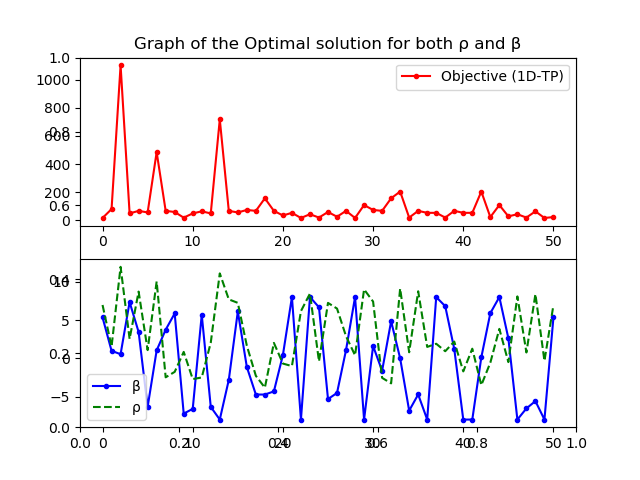

This figure's Python source:
import os
import tkinter
from tkinter import *
from tkinter import messagebox
from tkinter.filedialog import askopenfilename


import numpy as np
import matplotlib.pyplot as plt
import random
import math


try:
    if not os.path.exists("generated/upper/optimization"):
        os.makedirs("generated/upper/optimization")

except OSError:
    print('Error: Creating Folder1')

try:
    if not os.path.exists("generated/lower/optimization"):
        os.makedirs("generated/lower/optimization")

except OSError:
    print('Error: Creating Folder1')

try:
    if not os.path.exists("generated/bestObjective/optimization"):
        os.makedirs("generated/bestObjective/optimization")

except OSError:
    print('Error: Creating Folder1')


try:
    if not os.path.exists("generated/left/optimization"):
        os.makedirs("generated/left/optimization")

except OSError:
    print('Error: Creating Folder1')

try:
    if not os.path.exists("generated/center/optimization"):
        os.makedirs("generated/center/optimization")

except OSError:
    print('Error: Creating Folder1')

try:
    if not os.path.exists("generated/right/optimization"):
        os.makedirs("generated/right/optimization")

except OSError:
    print('Error: Creating Folder1')



try:
    if not os.path.exists("generated/upperFeature/optimization"):
        os.makedirs("generated/upperFeature/optimization")

except OSError:
    print('Error: Creating Folder1')

try:
    if not os.path.exists("generated/lowerFeature/optimization"):
        os.makedirs("generated/lowerFeature/optimization")

except OSError:
    print('Error: Creating Folder1')

try:
    if not os.path.exists("generated/sms/optimization"):
        os.makedirs("generated/sms/optimization")

except OSError:
    print('Error: Creating Folder1')






mainDisplay = tkinter.Tk()
mainDisplay.geometry("850x600")

mainDisplay.title('A novel feature extraction approach in SMS spam filtering for mobile communication: One-Dimensional ternary patterns')

main1 = PanedWindow()
main1.pack(fill=BOTH, expand=1)

main2 = PanedWindow(main1, orient=VERTICAL)
main2.configure(background="green")
main3 = PanedWindow()

text = Text(main2, height=1, width=35)
text.insert(INSERT, "Select File...")
text.place(x=10, y=10)

var = StringVar()
selectLabel = Label(main2, textvariable=var, relief=FLAT)
var.set("<-- Click on Browse File Button to select Message \nfile. it must be in .txt format")
selectLabel.place(x=380, y=8)
var = StringVar()
selectLabel = Label(main2, textvariable=var, relief=FLAT)
var.set("--> ρ")
selectLabel.place(x=650, y=10)

textP = Text(main2, height=1, width=5)
textP.insert(INSERT, "8")
textP.place(x=688, y=10)

var = StringVar()
selectLabel = Label(main2, textvariable=var, relief=FLAT)
var.set("-->β")
selectLabel.place(x=750, y=10)

textB = Text(main2, height=1, width=5)
textB.insert(INSERT, "6")
textB.place(x=788, y=10)

textSMS = Text(main2, height=5, width=103)
textSMS.insert(INSERT, "")
textSMS.place(x=10, y=40)


main1.add(main2)
#Function to Select SMS file (txt) and display it content(s)

global originalSMS
def displayBrowser():
    global originalSMS
    # Tk().withdraw() # we don't want a full GUI, so keep the root window from appearing
    text.delete('1.0', END)
    text.place(x=10, y=10)
    textSMS.delete('1.0', END)
    textSMS.place(x=10, y=40)
    filename = askopenfilename()

    import os, fnmatch
    pattern = "*.txt"

    if fnmatch.fnmatch(filename, pattern):
        text.insert(INSERT, filename)
        text.place(x=10, y=10)
        main1.add(main2)
        raw = open(filename, "r")  # Get the name of file from here to generate txt file
        mess = raw.read()
        textSMS.insert(INSERT, mess)
        originalSMS = mess
    else:
        text.insert(INSERT, "Select File...")
        text.place(x=10, y=10)
        main1.add(main2)
        messagebox.showwarning('Error Message', 'File must be a text file')


# global P
# P = int(textP.get('1.0', END))
upFeaturesList, lowFeaturesList = [], []


#Function were unwanted characters were removed
def removeUnwanterSpace():
    # Start initial value for B and P
    x_start = [int(textP.get('1.0', END)), int(textB.get('1.0', END))]
    global originalSMS
    # Remove all flux from the SMS
    originalSMS = originalSMS.replace(" ", "")
    showSMS = "The given Message: ", originalSMS, " with length: ", len(originalSMS)
    # Set the initial value of P
    textUnwanterSpace = Text(main2, height=5, width=103)
    textUnwanterSpace.insert(INSERT, showSMS)
    textUnwanterSpace.place(x=10, y=170)

    # Design variables at mesh points
    i1 = np.arange(-10.0, 10.0, 0.01)
    i2 = np.arange(-10.0, 10.0, 0.01)
    x1m, x2m = np.meshgrid(i1, i2)
    fm = np.zeros(x1m.shape)
    for i in range(x1m.shape[0]):
        for j in range(x1m.shape[1]):
            fm[i][j] = 0.2 + x1m[i][j] ** 2 + x2m[i][j] ** 2 \
                       - 0.1 * math.cos(6.0 * 3.1415 * x1m[i][j]) \
                       - 0.1 * math.cos(6.0 * 3.1415 * x2m[i][j])

    # Create a contour plot
    plt.figure()
    # Specify contour lines
    # lines = range(2,52,2)
    # Plot contours
    CS = plt.contour(x1m, x2m, fm)  # ,lines)
    # Label contours
    plt.clabel(CS, inline=1, fontsize=10)
    # Add some text to the plot
    plt.title('Non-Convex Function')
    plt.xlabel('β')
    plt.ylabel('ρ')

    ##################################################
    # Simulated Annealing
    ##################################################
    # Number of cycles   50
    n = 2
    # Number of trials per cycle
    m = 2
    # Number of accepted solutions
    na = 0.0
    # Probability of accepting worse solution at the start
    p1 = 0.7
    # Probability of accepting worse solution at the end
    p50 = 0.001
    # Initial temperature
    t1 = -1.0 / math.log(p1)
    # Final temperature
    t50 = -1.0 / math.log(p50)
    # Fractional reduction every cycle
    frac = (t50 / t1) ** (1.0 / (n - 1.0))
    # Initialize x
    x = np.zeros((n + 1, 2))
    x[0] = x_start
    xi = np.zeros(2)
    xi = x_start
    na = na + 1.0
    # Current best results so far
    xc = np.zeros(2)
    xc = x[0]
    fc = f(xi, 0, n, 0)
    fs = np.zeros(n + 1)
    fs[0] = fc
    # Current temperature
    t = t1
    # DeltaE Average
    DeltaE_avg = 0.0

    fwriter = open("generated/bestObjective/optimization/best_objective.txt", "a+")


    for i in range(n):

        print('Cycle: ' + str(i) + ' with Temperature: ' + str(t))
        fwriter.write('Cycle: ' + str(i) + ' with Temperature: ' + str(t)+ '\n')
        for j in range(m):
            # Generate new trial points
            xi[0] = xc[0] + (random.random() - 0.5) * 8
            xi[1] = xc[1] + (random.random() - 0.5) * 20
            # Clip to upper and lower bounds
            xi[0] = max(min(xi[0], 8.0), -8.0)
            xi[1] = max(min(xi[1], 20.0), -20.0)
            DeltaE = abs(f(xi, i, n, 1) - fc)
            if (f(xi, i, n, 1) > fc):
                # Initialize DeltaE_avg if a worse solution was found
                #   on the first iteration
                if (i == 0 and j == 0): DeltaE_avg = DeltaE
                # objective function is worse
                # generate probability of acceptance

                Del_avg_T = (DeltaE_avg * t)
                if (DeltaE_avg * t) <= 0:
                    Del_avg_T = 1
                p = math.exp(-DeltaE / Del_avg_T)
                # determine whether to accept worse point
                if (random.random() < p):
                    # accept the worse solution
                    accept = True
                else:
                    # don't accept the worse solution
                    accept = False
            else:
                # objective function is lower, automatically accept
                accept = True
            if (accept == True):
                # update currently accepted solution
                xc[0] = xi[0]
                xc[1] = xi[1]
                fc = f(xc, i, n, 2)
                # increment number of accepted solutions
                na = na + 1.0
                # update DeltaE_avg
                DeltaE_avg = (DeltaE_avg * (na - 1.0) + DeltaE) / na
        # Record the best x values at the end of every cycle
        x[i + 1][0] = xc[0]
        x[i + 1][1] = xc[1]
        fs[i + 1] = fc
        # Lower the temperature for next cycle
        t = frac * t

    # Normalize the value of P
    if (xc[1] < 6):
        xc[1] = abs(xc[1]) + 6
    # print solution
    print('Best solution with optimal value β is: ' + str(int(textP.get('1.0', END))) + ' and ρ is: ' + str(int(textB.get('1.0', END))))
    aa = 'Best solution with optimal value β is: ' + str(int(textP.get('1.0', END))) + ' and ρ is: ' + str(int(textB.get('1.0', END)))

    fwriter.write(str(''.join(aa).encode('utf-8'))+'\n')
    text = Text(main2, height=2, width=50)
    text.insert(INSERT, str(aa).replace("'", "").replace("{", "").replace("}", "").replace("(", "").replace(")", ""))
    text.place(x=423, y=290)
    print('Best objective(1D-TP): ' + str(int(fc)))
    aa = 'Best objective(1D-TP): ' + str(int(fc))
    print(lowFeaturesListAll)
    ij = 0
    for upL in upFeatureListAll:
        ij = ij + 1
        if ij == len(upFeatureListAll):
            print(upL,' SIZE ',len(upFeatureListAll))



    fwriter.write(aa+'\n')
    fwriter.close()



    text = Text(main2, height=2, width=50)
    text.insert(INSERT, str(aa).replace("'", "").replace("{", "").replace("}", "").replace("(", "").replace(")", ""))
    text.place(x=423, y=340)

    plt.plot(x[:, 0], x[:, 1], 'y-o')
    plt.savefig('contour.png')

    fig = plt.figure()
    plt.title("Graph of the Optimal solution for both ρ and β")
    ax1 = fig.add_subplot(211)
    ax1.plot(fs, 'r.-')
    ax1.legend(['Objective (1D-TP)'])
    ax2 = fig.add_subplot(212)
    ax2.plot(x[:, 0], 'b.-')
    ax2.plot(x[:, 1], 'g--')
    ax2.legend(['β', 'ρ'])

    # Save the figure as a PNG
    plt.savefig('generated/optimization.png')

    plt.show()

    # SMS_length = len(originalSMS)
    # # Set the initial value of P
    # global P
    #
    # P = int(textP.get('1.0', END))
    # # Get the number of possible pattern P that can be formed on the SMS
    # noOfPatterns = SMS_length // (P + 1)
    # n, step = 1, P + 1
    # AA = "The number of pattern is: ", noOfPatterns, " and value of P is: ", P
    #
    # var = StringVar()
    # extractLabel = Label(main2, textvariable=var, relief=FLAT)
    # var.set(str(AA).replace("{", "").replace("}", "").replace("'", "").replace("(", "").replace(")", "").replace(",", ""))
    # extractLabel.place(x=10, y=260)
    #
    # addAllGetParttern = []








    ##################################################################
    # import extractUniqueHistogramValues, extractHistogramFreq
    # # Define two separate lists for each of the up and low 1D-TP signal histogram values
    # upHistValues = extractUniqueHistogramValues.extractUniqueHistogramValues(upFeaturesList, P)
    # lowHistValues = extractUniqueHistogramValues.extractUniqueHistogramValues(lowFeaturesList, P)
    # upHistFreq = extractHistogramFreq.extractHistogramFreq(upFeaturesList, upHistValues)
    # lowHistFreq = extractHistogramFreq.extractHistogramFreq(lowFeaturesList, lowHistValues)
    # print(upHistValues, "Here")
    # global upFeaturesList1, lowFeaturesList1, upHistValues1, upHistFreq1, lowHistValues1, lowHistFreq1
    #
    # upFeaturesList1 = upFeaturesList
    # lowFeaturesList1 = lowFeaturesList
    # upHistValues1 = upHistValues
    # upHistFreq1 = upHistFreq
    # lowHistValues1 = lowHistValues
    # lowHistFreq1 = lowHistFreq





    # var = StringVar()
    # controlLabel = Label(main2, textvariable=var, relief=FLAT)
    # var.set("<-- Control Buttons. Click on any of the control buttons")
    # controlLabel.place(x=385, y=260)
    #
    # genTextUTF8Button = Button(mainDisplay, text="UTF Code & Histograph", height=1, command=controlGenTextUTF8)
    # genTextUTF8Button.place(x=285, y=290)
    #
    # upFeaturesListButton = Button(mainDisplay, text="1D-TP signal(Upper)", height=1, command=upFeaturesOf1DT)
    # upFeaturesListButton.place(x=285, y=340)
    #
    # lowFeaturesButton = Button(mainDisplay, text="1D-TP signal(Lower)", height=1, command=lowFeaturesOf1DT)
    # lowFeaturesButton.place(x=285, y=390)
    #
    # UpFeaturesButton = Button(mainDisplay, text="1D-TP Histogram(Upper)", height=1, command=upHistValues_upHistFreqOf1DT)
    # UpFeaturesButton.place(x=285, y=450)
    #
    # LowFeaturesButton = Button(mainDisplay, text="1D-TP Histogram(Lower)", height=1, command=lowHistValues_lowHistFreqOf1DT)
    # LowFeaturesButton.place(x=285, y=510)

#Define a function to perform the 1D-TP feature extraction on SMS
addAllGetParttern = []

upFeatureListAll = []
lowFeaturesListAll = []

def perform1DTPOnSMS(x1, x2, ii, nn, mm):
    import binaryToDecimal
    global originalSMS
    print("The given sms: ", originalSMS, " with length: ", len(originalSMS))

    fwritersms = open("generated/sms/optimization/sms.txt", "a+")
    fwritersms.write("The given sms: "+ originalSMS+ " with length: "+ str(len(originalSMS))+'\n')



    SMS_length = len(originalSMS)
    # Set the initial value of P
    P = x2
    # Get the number of possible pattern P that can be formed on the SMS
    noOfPatterns = SMS_length // (P + 1)
    print("The number of pattern is: ", noOfPatterns, " and value of ρ is: ", P)
    aa = 'The number of pattern is: '+ str(noOfPatterns), ' and value of ρ is: '+ str(P)
    fwritersms.write(str(''.join(aa).encode('utf-8')))
    fwritersms.close()


    addAllGetParttern.append(aa)
    upFeaturesList, lowFeaturesList = [], []
    n, step = 1, P + 1


    fwriterupper = open("generated/upper/optimization/upper.txt", "a+")
    fwriterupperFeature = open("generated/upperFeature/optimization/upperFeature.txt", "a+")

    fwriterlower = open("generated/lower/optimization/lower.txt", "a+")
    fwriterlowerFeature = open("generated/lowerFeature/optimization/lowerFeature.txt", "a+")


######################################
    fwriterleft = open("generated/left/optimization/left.txt", "a+")
    fwritercenter = open("generated/center/optimization/center.txt", "a+")

    fwriterright = open("generated/right/optimization/right.txt", "a+")
    # fwriterlowerFeature = open("generated/lowerFeature/lowerFeature.txt", "a+")


    for k in range(0, (noOfPatterns * step), step):
        text = originalSMS[k:n * step]
        aa = "Pattern "+ str(n)+" Text is: "+ str(text)

        fwriterupper.write(aa+'\n')
        fwriterupperFeature.write(aa+'\n')
        fwriterlower.write(aa+'\n')
        fwriterlowerFeature.write(aa+'\n')
        fwriterleft.write(aa+'\n')
        fwritercenter.write(aa+'\n')
        fwriterright.write(aa+'\n')




        addAllGetParttern.append(aa)
        print("Pattern ", n, " Text is: ", text)
        # Partition the text into 3 list(Pl, Pr, Pc)
        Lp, Cp, Rp = text[:P // 2], text[P // 2:P // 2 + 1], text[P // 2 + 1:]
        print("The left list is: ", Lp)
        aa = "The left list is: "+ str(Lp)
        fwriterleft.write(aa+'\n')


        addAllGetParttern.append(aa)
        print("The centre list is: ", Cp)
        aa = "The centre list is: "+str(Cp)

        fwritercenter.write(aa+'\n')


        addAllGetParttern.append(aa)
        print("The right list is: ", Rp)
        aa = "The right list is: "+str(Rp)

        fwriterright.write(aa+'\n')

        addAllGetParttern.append(aa)
        # Get the UTF-8 of the characters in the given SMS text pattern
        Pl, Pr, Pc = [], [], ord(Cp)
        for i in range(0, len(Lp)):
            Pl.insert(i, ord(Lp[i]))
        for i in range(0, len(Rp)):
            Pr.insert(i, ord(Rp[i]))
        print("The left list is: ", Pl)
        aa = "The left list is: "+ str(Pl)
        fwriterleft.write(aa+'\n')

        addAllGetParttern.append(aa)
        print("The centre list is: ", Pc)
        aa = "The centre list is: "+str(Pc)

        fwritercenter.write(aa+'\n')


        addAllGetParttern.append(aa)
        print("The right list is: ", Pr)
        aa = "The right list is: "+str(Pr)

        fwriterright.write(aa+'\n')

        addAllGetParttern.append(aa)
        # Set the threshold value and perform the 1D-TP transformation
        B = x1
        print("The value of β is: ", B)
        aa = "The value of β is: "+str(B)

        fwriterupper.write(str(''.join(aa).encode('utf-8'))+'\n')
        fwriterupperFeature.write(str(''.join(aa).encode('utf-8'))+'\n')
        fwriterlower.write(str(''.join(aa).encode('utf-8'))+'\n')
        fwriterlowerFeature.write(str(''.join(aa).encode('utf-8'))+'\n')
        fwriterleft.write(str(''.join(aa).encode('utf-8'))+'\n')
        fwritercenter.write(str(''.join(aa).encode('utf-8'))+'\n')
        fwriterright.write(str(''.join(aa).encode('utf-8'))+'\n')
        addAllGetParttern.append(str(''.join(aa).encode('utf-8'))+'\n')
        # Comparison of Pc with neighbors (Pi),
        Tpl, Tpr = [], []
        for i in range(0, len(Lp)):
            if (Pc > (Pl[i] + B)):
                Tpl.insert(i, 1)
            elif (Pc <= (Pl[i] + B) and Pc >= (Pl[i] - B)):
                Tpl.insert(i, 0)
            elif (Pc < (Pl[i] - B)):
                Tpl.insert(i, -1)
        for i in range(0, len(Rp)):
            if (Pc > (Pr[i] + B)):
                Tpr.insert(i, 1)
            elif (Pc <= (Pr[i] + B) and Pc >= (Pr[i] - B)):
                Tpr.insert(i, 0)
            elif (Pc < (Pr[i] - B)):
                Tpr.insert(i, -1)
        print("The left list is: ", Tpl)
        aa = "The left list is: "+str(Tpl)

        fwriterleft.write(aa+'\n')

        addAllGetParttern.append(aa)
        print("The right list is: ", Tpr)
        aa = "The right list is: "+str(Tpr)

        fwriterright.write(aa+'\n')

        addAllGetParttern.append(aa)
        # Separation positive and negative values,
        upF, lowF = [], []
        for i in range(0, len(Lp)):
            if (Tpl[i] == -1):
                upF.insert(i, 0)
                lowF.insert(i, 1)
            else:
                upF.insert(i, Tpl[i])
                lowF.insert(i, 0)
        for i in range(0, len(Rp)):
            if (Tpr[i] == -1):
                upF.insert(len(Lp) + i, 0)
                lowF.insert(len(Lp) + i, 1)
            else:
                upF.insert(len(Lp) + i, Tpr[i])
                lowF.insert(len(Lp) + i, 0)
        print("The up list is: ", upF)
        aa = "The up list is: "+str(upF)

        fwriterupper.write(aa+'\n')


        addAllGetParttern.append(aa)
        print("The low list is: ", lowF)
        aa = "The low list is: "+str(lowF)

        fwriterlower.write(aa+'\n')


        addAllGetParttern.append(aa)
        # Conversion of binary values to decimal
        upFeatures = binaryToDecimal.binaryToDecimal(upF)
        lowFeatures = binaryToDecimal.binaryToDecimal(lowF)
        print("The upFeatures is: ", upFeatures)
        aa = "The upFeatures is: "+str(upFeatures)

        fwriterupperFeature.write(aa+'\n')

        addAllGetParttern.append(aa)
        print("The lowFeatures is: ", lowFeatures)
        aa = "The lowFeatures is: "+str(lowFeatures)

        fwriterlowerFeature.write(aa+'\n')


        addAllGetParttern.append(aa)
        # Populate the both upFeatures List and lowFeaturesList
        upFeaturesList.insert(n - 1, upFeatures)
        lowFeaturesList.insert(n - 1, lowFeatures)
        # increase the value of n for the pattern to be selected for computation
        n += 1


    print("The upFeatures List is: ", upFeaturesList)
    aa = "The upFeatures List is: "+str(upFeaturesList)
    if mm == 2 and ii == 1:       
        upFeatureListAll.append(upFeaturesList)
        lowFeaturesListAll.append(lowFeaturesList)
    fwriterupperFeature.write(aa+'\n')


    addAllGetParttern.append(aa)
    print("The lowFeatures List is: ", lowFeaturesList)
    aa = "The lowFeatures List is: "+str(lowFeaturesList)

    fwriterlowerFeature.write(aa+'\n')

    addAllGetParttern.append(aa)
    avg = 0.0
    # fileList = Listbox(main2, height=18, width=40)
    # i = 0
    # for m in addAllGetParttern:
    #     i += 1
    #     fileList.insert(i, str(m).replace("'", "").replace(",", "").replace("(", "").replace(")", ""))
    #

    fwriterupper.close()
    fwriterupperFeature.close()
    fwriterlower.close()
    fwriterlowerFeature.close()
    fwriterleft.close()
    fwritercenter.close()
    fwriterright.close()



    # fileList.place(x=10, y=290)
    if (len(upFeaturesList) != 0):
        avg = sum(upFeaturesList) / len(upFeaturesList)
    return avg

#============================== OPTIMIZATION PART USING SIMULATED ANNEALING ALGORITHM ========================================================
# define the objective function
def f(x, i, n, m):
	x1 = x[0]
	x2 = x[1]
	if(x2 < 6):
		x2 = abs(x2) + 6
	obj = perform1DTPOnSMS(int(abs(x1)), int(abs(x2)), i, n, m)
	return obj

# print('ALEXXXX ', upFeatureListAll)















#Button to to select SMS file
browseButton = Button(mainDisplay, text="Browse File", height=1, command=displayBrowser)
browseButton.place(x=300, y=10)
#Button to extract Unwanted characters from SMS file


var = StringVar()
extractLabel = Label(main2, textvariable=var, relief=FLAT)
var.set("<-- Click on Remove Unwanted Character(s) Button to remove unwanted character(s) from Message and\n perform the Optimization.")
extractLabel.place(x=298, y=130)

extractButton = Button(mainDisplay, text="Rem. Unwanted Character(s) and Perform the 1D-TP", height=1, command=removeUnwanterSpace)
extractButton.place(x=10, y=130)



# SMS Control Buttons and Displays






main1.configure(background='black')
mainDisplay.mainloop()
